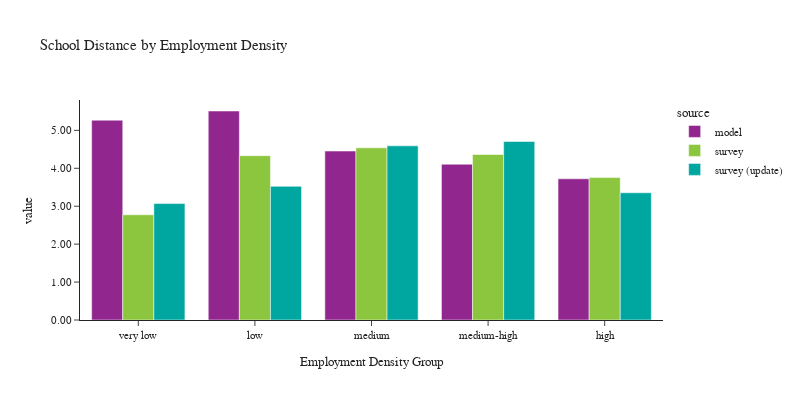

The notebook cell saved with this chart:
### Code cell
plot_school_location(df_students, 'emp_density_group', 'Employment Density', 'Employment Density Group')

### Figure 1 — Plotly figure (JSON) as saved in the notebook; plotly's stock layout.template omitted (floating-point values rounded to 4 significant figures)
{"data": [{"alignmentgroup": "True", "customdata": [[201767], [87699], [278849], [241128], [162498]], "hovertemplate": "source=model<br>emp_density_group=%{x}<br>value=%{y}<br>sample count=%{customdata[0]}<extra></extra>", "legendgroup": "model", "marker": {"color": "#91268F", "pattern": {"shape": ""}}, "name": "model", "offsetgroup": "model", "orientation": "v", "showlegend": true, "textposition": "auto", "type": "bar", "x": ["very low", "low", "medium", "medium-high", "high"], "xaxis": "x", "y": [5.268, 5.51, 4.455, 4.106, 3.723], "yaxis": "y"}, {"alignmentgroup": "True", "customdata": [[243], [84], [212], [218], [100]], "hovertemplate": "source=survey<br>emp_density_group=%{x}<br>value=%{y}<br>sample count=%{customdata[0]}<extra></extra>", "legendgroup": "survey", "marker": {"color": "#8CC63E", "pattern": {"shape": ""}}, "name": "survey", "offsetgroup": "survey", "orientation": "v", "showlegend": true, "textposition": "auto", "type": "bar", "x": ["very low", "low", "medium", "medium-high", "high"], "xaxis": "x", "y": [2.774, 4.332, 4.539, 4.364, 3.754], "yaxis": "y"}, {"alignmentgroup": "True", "customdata": [[253], [83], [221], [229], [111]], "hovertemplate": "source=survey (update)<br>emp_density_group=%{x}<br>value=%{y}<br>sample count=%{customdata[0]}<extra></extra>", "legendgroup": "survey (update)", "marker": {"color": "#00A7A0", "pattern": {"shape": ""}}, "name": "survey (update)", "offsetgroup": "survey (update)", "orientation": "v", "showlegend": true, "textposition": "auto", "type": "bar", "x": ["very low", "low", "medium", "medium-high", "high"], "xaxis": "x", "y": [3.07, 3.524, 4.592, 4.706, 3.354], "yaxis": "y"}], "layout": {"barmode": "group", "font": {"size": 11}, "height": 400, "legend": {"title": {"text": "source"}, "tracegroupgap": 0}, "title": {"text": "School Distance by Employment Density"}, "width": 800, "xaxis": {"anchor": "y", "domain": [0.0, 1.0], "title": {"text": "Employment Density Group"}}, "yaxis": {"anchor": "x", "domain": [0.0, 1.0], "tickformat": ".2f", "title": {"text": "value"}}}}
